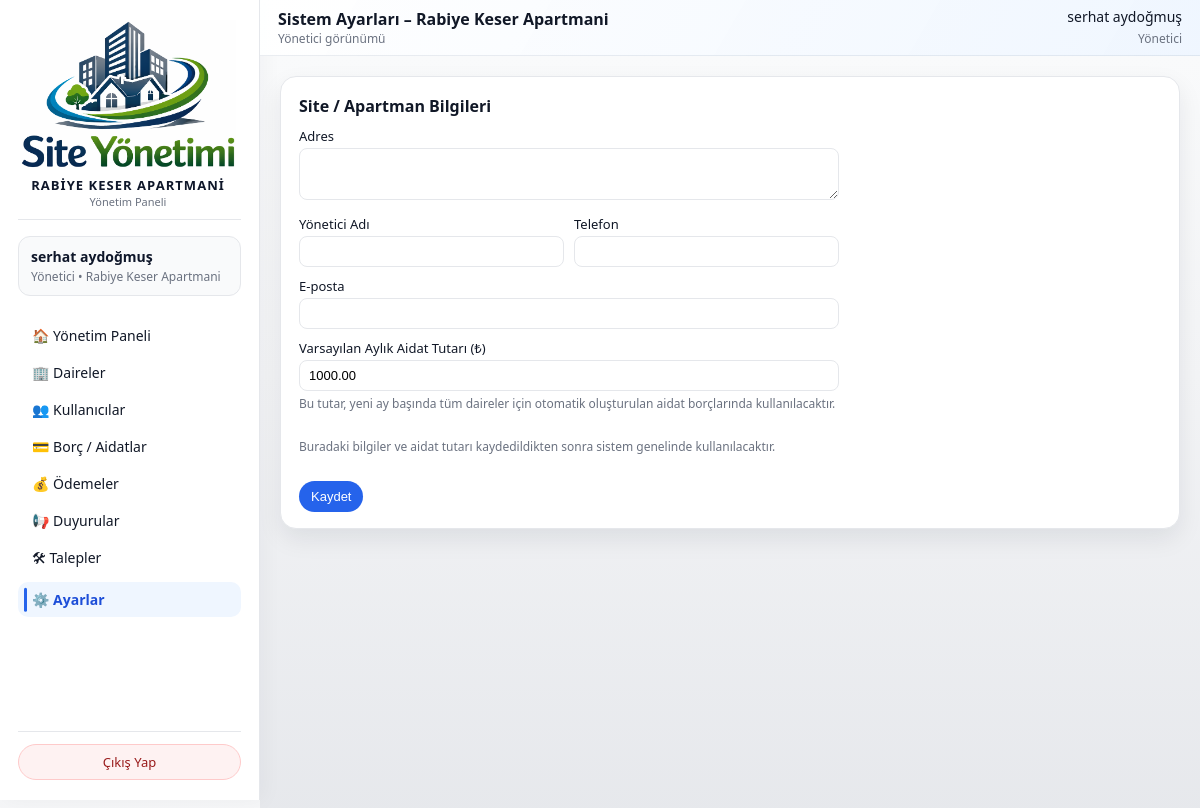
Page /admin/settings (signed in) on the earlier database version.
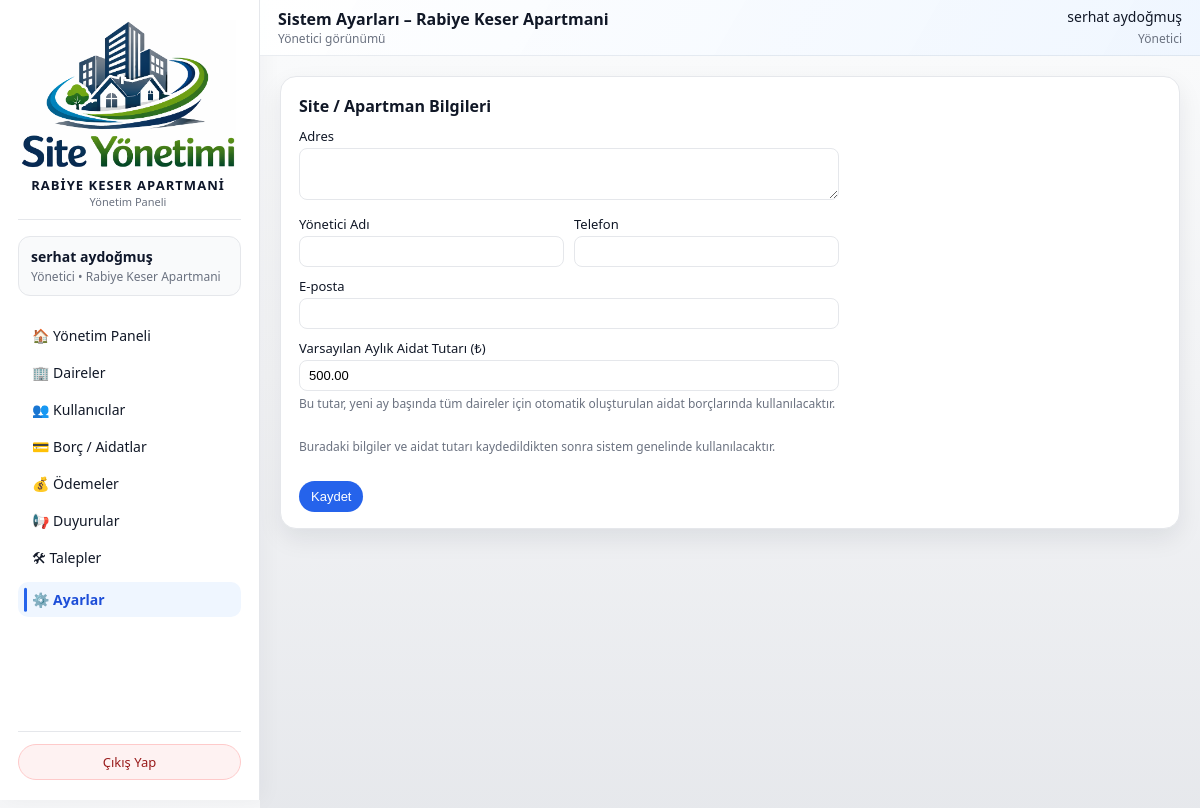
Same page on the later database version.
### models/settings_model.py (models this page shows, shortened)
class SystemSetting(db.Model):
    __tablename__ = "system_settings"
    id = db.Column(db.Integer, primary_key=True)
    site_name = db.Column(db.String(150), nullable=True)
    default_monthly_dues_amount = db.Column(
        db.Numeric(10, 2),
        nullable=False,
        default=Decimal("1000.00"),
    )
    @classmethod
    def get_singleton(cls):
        obj = cls.query.get(1)
        return obj

### routes/admin_routes.py (the view, shortened to what this page needs)
@admin_bp.route("/settings", methods=["GET", "POST"])
@admin_required
def settings():
    try:
        settings_obj = SystemSetting.get_singleton()
    except SQLAlchemyError as exc:
        current_app.logger.exception("Ayarlar alınamadı: %s", exc)
        flash("Ayarlar okunurken bir hata oluştu.", "error")
        settings_obj = None
    return render_template("admin/ayarlar.html", settings=settings_obj)

### routes/admin_routes.py (called while the page is built)
def admin_required(view_func):
    @wraps(view_func)
    def wrapped_view(*args, **kwargs):
        user_id = session.get("user_id")
        role = session.get("user_role")
        if not user_id:
            flash("Devam etmek için lütfen giriş yapın.", "info")
            return redirect(url_for("auth.login"))
        if role not in ("admin", "super_admin"):
            flash("Bu alana sadece yönetici kullanıcılar erişebilir.", "error")
            return redirect(url_for("index"))
        return view_func(*args, **kwargs)
    return wrapped_view

@admin_bp.app_context_processor
def inject_site_name():
    name = session.get("site_name")
    if not name:
        name = get_site_display_name()  # DB'den oku (SystemSetting)
        session["site_name"] = name
    return {"current_site_name": name}

@admin_bp.app_context_processor
def inject_site_name():
    name = session.get("site_name")
    if not name:
        name = get_site_display_name()  # DB'den oku (SystemSetting)
        session["site_name"] = name
    return {"current_site_name": name}

### templates/admin/ayarlar.html (shortened to what this page needs)
{% extends "base.html" %}
{% block topbar_title %}
  Sistem Ayarları
  {% if session.active_site_name %}
    – {{ session.active_site_name }}
  {% elif current_site_name %}
    – {{ current_site_name }}
  {% endif %}
{% endblock %}
{% block content %}
<div class="card">
  <h2 style="font-size:16px; margin-bottom:10px;">Site / Apartman Bilgileri</h2>
  <form method="post" style="display:flex; flex-direction:column; gap:10px; max-width:540px;">
    <div>
      <label for="address" style="display:block; font-size:13px; margin-bottom:3px;">Adres</label>
      <textarea
        id="address"
        name="address"
        rows="2"
        style="width:100%; padding:7px 9px; border-radius:8px; border:1px solid #e5e7eb; font-size:13px; resize:vertical;">{{ settings.address }}</textarea>
    </div>
    <div style="display:grid; grid-template-columns:repeat(2,minmax(0,1fr)); gap:10px;">
      <div>
        <label for="manager_name" style="display:block; font-size:13px; margin-bottom:3px;">Yönetici Adı</label>
        <input
          type="text"
          id="manager_name"
          name="manager_name"
          value="{{ settings.manager_name }}"
          style="width:100%; padding:7px 9px; border-radius:8px; border:1px solid #e5e7eb; font-size:13px;">
      </div>
      <div>
        <label for="manager_phone" style="display:block; font-size:13px; margin-bottom:3px;">Telefon</label>
        <input
          type="text"
          id="manager_phone"
          name="manager_phone"
          value="{{ settings.manager_phone }}"
          style="width:100%; padding:7px 9px; border-radius:8px; border:1px solid #e5e7eb; font-size:13px;">
      </div>
    </div>
    <div>
      <label for="manager_email" style="display:block; font-size:13px; margin-bottom:3px;">E-posta</label>
      <input
        type="email"
        id="manager_email"
        name="manager_email"
        value="{{ settings.manager_email }}"
        style="width:100%; padding:7px 9px; border-radius:8px; border:1px solid #e5e7eb; font-size:13px;">
    </div>
    <div>
      <label for="default_monthly_dues_amount" style="display:block; font-size:13px; margin-bottom:3px;">
        Varsayılan Aylık Aidat Tutarı (₺)
      </label>
      <input
        type="number"
        step="0.01"
        min="0"
        id="default_monthly_dues_amount"
        name="default_monthly_dues_amount"
        value="{{ '%.2f'|format(settings.default_monthly_dues_amount or 0) }}"
        style="width:100%; padding:7px 9px; border-radius:8px; border:1px solid #e5e7eb; font-size:13px;">
      <p style="font-size:12px; color:#6b7280; margin-top:4px;">
        Bu tutar, yeni ay başında tüm daireler için otomatik oluşturulan aidat borçlarında kullanılacaktır.
      </p>
    </div>
    <p style="font-size:12px; color:#6b7280; margin-top:4px;">
      Buradaki bilgiler ve aidat tutarı kaydedildikten sonra sistem genelinde kullanılacaktır.
    </p>
    <div style="margin-top:4px;">
      <button type="submit"
              style="padding:8px 12px; border-radius:999px; border:none; background:#2563eb; color:white; font-size:13px; cursor:pointer;">
        Kaydet
      </button>
    </div>
  </form>
</div>
{% endblock %}

Differences in the rows shown:
changed SystemSetting: default_monthly_dues_amount "1000.00" → "500.00"
